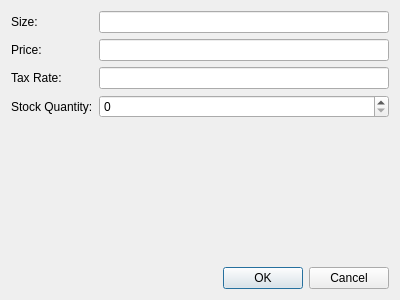
<?xml version="1.0" encoding="UTF-8"?>
<ui version="4.0">
 <class>AddProductDetailsWindow</class>
 <widget class="QDialog" name="AddProductDetailsWindow">
  <property name="geometry">
   <rect>
    <x>0</x>
    <y>0</y>
    <width>400</width>
    <height>300</height>
   </rect>
  </property>
  <property name="windowTitle">
   <string>Add Product Detail</string>
  </property>
  <layout class="QVBoxLayout" name="verticalLayout">
   <item>
    <layout class="QFormLayout" name="formLayout">
     <property name="fieldGrowthPolicy">
      <enum>QFormLayout::AllNonFixedFieldsGrow</enum>
     </property>
     <item row="0" column="0">
      <widget class="QLabel" name="sizeLabel">
       <property name="text">
        <string>Size:</string>
       </property>
      </widget>
     </item>
     <item row="0" column="1">
      <widget class="QLineEdit" name="sizeEdit"/>
     </item>
     <item row="1" column="0">
      <widget class="QLabel" name="priceLabel">
       <property name="text">
        <string>Price:</string>
       </property>
      </widget>
     </item>
     <item row="1" column="1">
      <widget class="QLineEdit" name="priceEdit"/>
     </item>
     <item row="2" column="0">
      <widget class="QLabel" name="taxRateLabel">
       <property name="text">
        <string>Tax Rate:</string>
       </property>
      </widget>
     </item>
     <item row="2" column="1">
      <widget class="QLineEdit" name="taxRateEdit"/>
     </item>
     <item row="3" column="0">
      <widget class="QLabel" name="stockQtyLabel">
       <property name="text">
        <string>Stock Quantity:</string>
       </property>
      </widget>
     </item>
     <item row="3" column="1">
      <widget class="QSpinBox" name="stockQtyEdit">
       <property name="minimum">
        <number>0</number>
       </property>
       <property name="maximum">
        <number>999999</number>
       </property>
      </widget>
     </item>
    </layout>
   </item>
   <item>
    <widget class="QDialogButtonBox" name="buttonBox">
     <property name="orientation">
      <enum>Qt::Horizontal</enum>
     </property>
     <property name="standardButtons">
      <set>QDialogButtonBox::Cancel|QDialogButtonBox::Ok</set>
     </property>
    </widget>
   </item>
  </layout>
 </widget>
 <resources/>
 <connections>
  <connection>
   <sender>buttonBox</sender>
   <signal>accepted()</signal>
   <receiver>AddProductDetailsWindow</receiver>
   <slot>accept()</slot>
  </connection>
  <connection>
   <sender>buttonBox</sender>
   <signal>rejected()</signal>
   <receiver>AddProductDetailsWindow</receiver>
   <slot>reject()</slot>
  </connection>
 </connections>
</ui>
